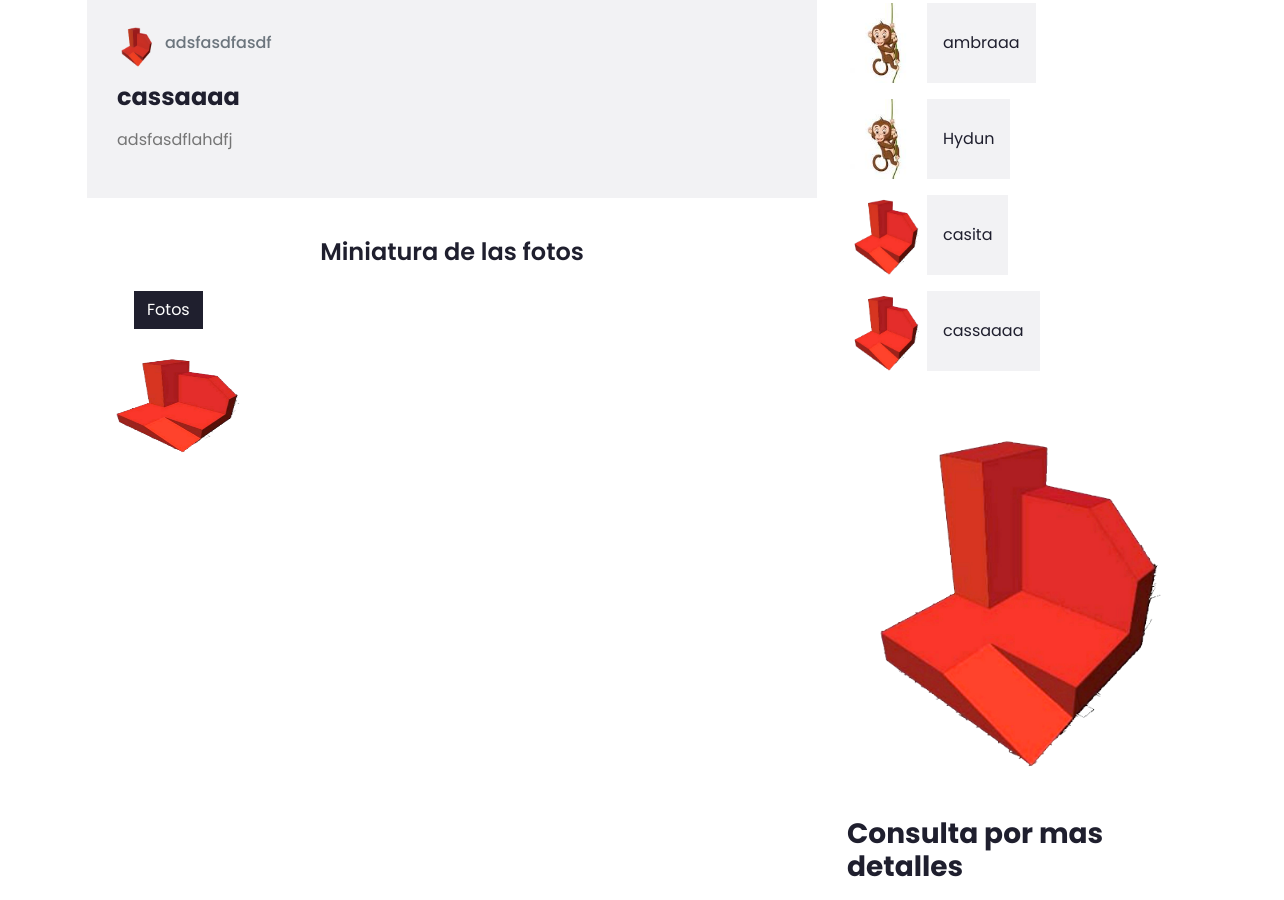
The page /post/6/ (middle part) on the database as committed earlier.
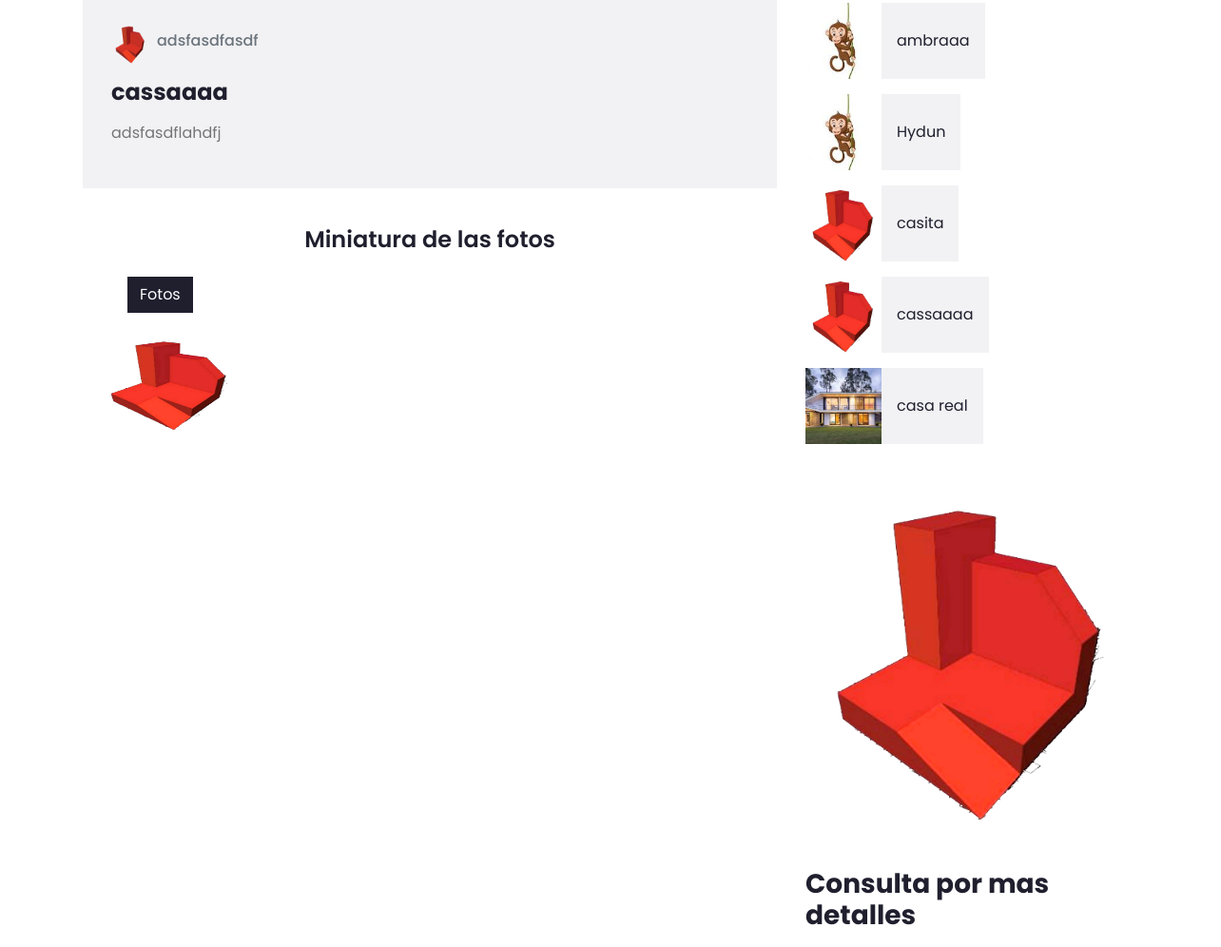
The same page on the database as committed later.
### blog/models.py (models this page shows, shortened)
class Post(models.Model):
  author = models.ForeignKey(settings.AUTH_USER_MODEL, on_delete=models.CASCADE)
  titulo = models.CharField(max_length=200)
  ubicacion = models.TextField()
  areatotal = models.IntegerField()
  areaconstruida = models.IntegerField()
  cantdedormitorios = models.IntegerField()
  cantdebaños = models.IntegerField()
  hayasensor = models.BooleanField()
  descuento = models.IntegerField(default = 0)
  descripcion = models.TextField()
  preciodolares = models.IntegerField(default = 0)
  listadeestados = [
    (1, "En construccion"),
    (2, "En planos"),
    (3, "Departamento"),
    (4, "Casa"),
    (5, "Terreno")
    ]
  estadodepredio = models.IntegerField(
    null=False,
    blank=False,
    choices=listadeestados,
    default=1
  )
  created_date = models.DateTimeField(default=timezone.now)
  published_date = models.DateTimeField(blank=True, null=True)
  imagenprincipal = models.ImageField(upload_to='images/', null = True, blank = False)
  imagensecundaria00 = models.ImageField(upload_to='images/', null = True, blank = True)
  imagensecundaria01 = models.ImageField(upload_to='images/', null = True, blank = True)
  imagensecundaria02 = models.ImageField(upload_to='images/', null = True, blank = True)
  imagensecundaria03 = models.ImageField(upload_to='images/', null = True, blank = True)
  imagensecundaria04 = models.ImageField(upload_to='images/', null = True, blank = True)
  imagensecundaria05 = models.ImageField(upload_to='images/', null = True, blank = True)
  imagensecundaria06 = models.ImageField(upload_to='images/', null = True, blank = True)
  imagensecundaria07 = models.ImageField(upload_to='images/', null = True, blank = True)
  imagensecundaria08 = models.ImageField(upload_to='images/', null = True, blank = True)
  imagensecundaria09 = models.ImageField(upload_to='images/', null = True, blank = True)
  imagensecundaria10 = models.ImageField(upload_to='images/', null = True, blank = True)
  imagensecundaria11 = models.ImageField(upload_to='images/', null = True, blank = True)

### blog/views.py (the view)
# urls.py: path('post/<int:pk>/', views.post_detail, name='post_detail'),
def post_detail (request, pk):
    post = get_object_or_404(Post, pk=pk)
    ubicaciondelpost = post.ubicacion
    estadodelpost = post.estadodepredio
    ubicaciondelpost = post.titulo
    print ("hay query")
    postsrelacionados = Post.objects.filter(
        Q(ubicacion__icontains = ubicaciondelpost) &
        Q(estadodepredio = estadodelpost)
    ).distinct()
    if (not postsrelacionados):
        postsrelacionados = Post.objects.filter(
            Q(ubicacion__icontains = ubicaciondelpost) |
            Q(estadodepredio = estadodelpost)
        ).distinct()
    return render(request, 'blog/post_detail.html', {'post': post, 'postsrelacionados': postsrelacionados})

### blog/templates/blog/post_detail.html (shortened to what this page needs)
{% extends 'blog/base.html' %}
{% load static %}
{% block content %}
    {% if not post %}
    <h1>Ups, Lo que has solicitado no existe</h1>
    {% else %}
    <div class="container py-5">
        <div class="row">
            <div class="col-lg-8">
                <div class="pb-3">
                    <div class="bg-secondary mb-3" style="padding: 30px;">
                        <div class="d-flex mb-3">
                            <div class="d-flex align-items-center">
                                <img class="rounded-circle" style="width: 40px; height: 40px;" src="{% static 'img/Ambientes_en_barra_nav.png' %}" alt="Ambientes">
                                <h6 class="text-muted ml-2" href="">{{post.ubicacion}}</h6>
                            </div>
                        </div>
                        <h4 class="font-weight-bold mb-3">{{ post.titulo }}</h4>
                        <p>{{ post.descripcion|linebreaksbr }}</p>
                    </div>
                </div>
 <div class="container">
         <div class="row">
            <div class="col-lg-12 text-center my-2">
                <h4>Miniatura de las fotos</h4>
            </div>
         </div>
         <div class="portfolio-menu mt-2 mb-4">
            <ul>
               <li class="btn btn-outline-dark active" data-filter="*">Fotos</li>
            </ul>
         </div>
         <div class="portfolio-item row">
    {% if post.imagenprincipal %}
        <div class="item col-lg-3 col-md-4 col-6 col-sm">
            <img class="img-fluid miniatura" src="{{ post.imagenprincipal.url }}" alt="First slide">
        </div>
    {% endif %}
         </div>
      </div>
            </div>
            <div class="col-lg-4 mt-5 mt-lg-0">
                <div class="mb-5">
                    {% for postrel in postsrelacionados|slice:":8" %}
                        <div class="d-flex mb-3" style="width: 100%;">
                            <img class="img-fluid" src="{{ postrel.imagenprincipal.url }}" style="width: 80px; height: 80px; object-fit: cover;" alt="{{ postrel.titulo }}">
                            <a style="overflow:hidden; white-space:nowrap; text-overflow: ellipsis;"href="{% url 'post_detail' pk=postrel.pk %}" class="d-flex align-items-center bg-secondary text-dark text-decoration-none px-3" style="height: 80px;">
                                {{ postrel.titulo  }}
                            </a>
                        </div>
                    {% endfor %}
                </div>
                <div class="mb-5">
                    <img src=" {{ post.imagenprincipal.url }}" alt="" class="img-fluid">
                </div>
                <div>
                    <h3 class="mb-4">Consulta por mas detalles</h3>
                </div>
            </div>
        </div>
    </div>
    {% endif %}
{% endblock %}

Rows that differ between the two databases and show on the page:
added Post: imagenprincipal (picture), titulo "casa real"
